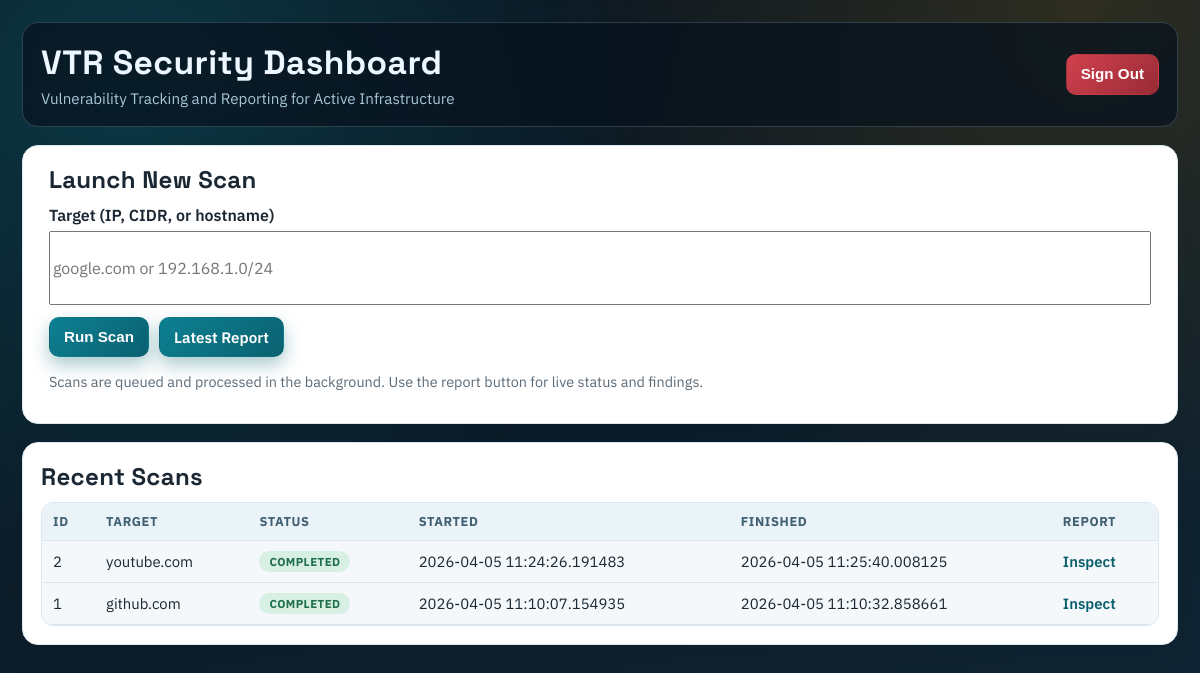
/ (signed in), run on an earlier commit of the app's database.
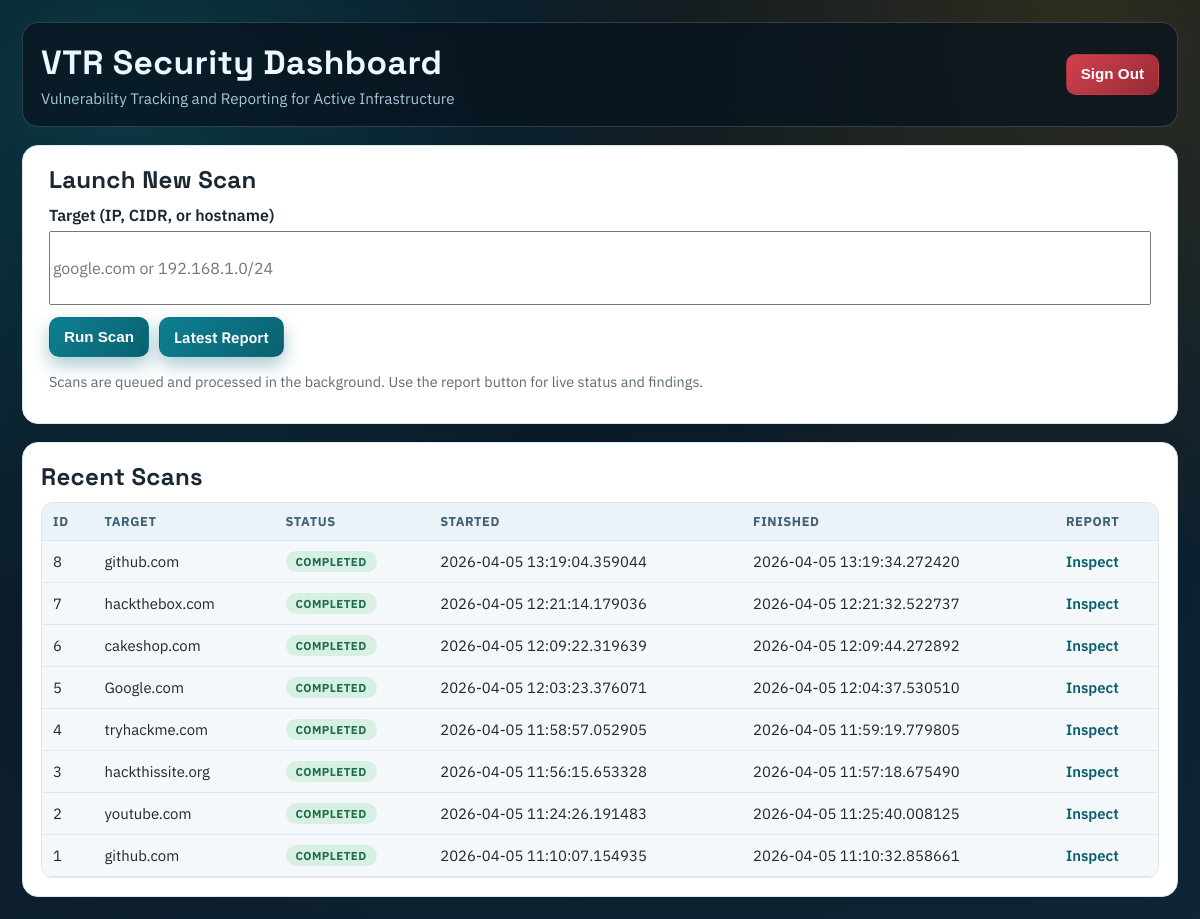
And on a later commit of the database.
### app/models.py (models this page shows)
class Scan(db.Model):
    __tablename__ = "scans"
    id = db.Column(db.Integer, primary_key=True)
    target = db.Column(db.String(256), nullable=False)
    started_at = db.Column(db.DateTime, default=datetime.utcnow)
    finished_at = db.Column(db.DateTime, nullable=True)
    raw_xml = db.Column(db.Text, nullable=True)  # optional: keep xml for debugging
    hosts = db.relationship("Host", backref="scan", cascade="all, delete-orphan")
    findings = db.relationship("VulnerabilityFinding", backref="scan", cascade="all, delete-orphan")

### app/routes.py (the view, shortened to what this page needs)
@main.route("/", methods=["GET", "POST"])
@login_required
def home():
    if request.method == "GET":
        recent = Scan.query.order_by(Scan.started_at.desc()).limit(10).all()
        requested_scan_id = request.args.get("scan_id", type=int)
        preferred_scan_id = None
        if requested_scan_id is not None:
            requested_scan = Scan.query.get(requested_scan_id)
            if requested_scan is not None:
                preferred_scan_id = requested_scan.id
        if preferred_scan_id is None:
            for s in recent:
                if _scan_status(s) in {"queued", "running"}:
                    preferred_scan_id = s.id
                    break
        if preferred_scan_id is None:
            for s in recent:
                if _scan_status(s) == "completed":
                    preferred_scan_id = s.id
                    break
        recent_list = [
            {
                "id": s.id,
                "target": s.target,
                "started_at": s.started_at,
                "finished_at": s.finished_at,
                "status": _scan_status(s)
            }
            for s in recent
        ]
        return render_template(
            "home.html",
            recent_scans=recent_list,
            preferred_scan_id=preferred_scan_id,
        )

### app/routes.py (called while the page is built)
def _scan_status(scan):
    raw_xml = scan.raw_xml or ""
    if scan.finished_at is None:
        if raw_xml.startswith("STATUS:RUNNING"):
            return "running"
        return "queued"
    if "\n\nERROR:" in raw_xml or raw_xml.startswith("ERROR:"):
        return "failed"
    return "completed"

def _is_authenticated():
    return bool(session.get("authenticated"))

def login_required(view_func):
    @wraps(view_func)
    def wrapper(*args, **kwargs):
        if _is_authenticated():
            return view_func(*args, **kwargs)
        flash("Please sign in to continue", "danger")
        return redirect(url_for("main.login", next=request.path))
    return wrapper

### app/templates/home.html (shortened to what this page needs)
<!doctype html>
<html>
<head>
</head>
<body>
  <div class="layout">
    <header class="topbar">
      <div>
        <h1 class="title">VTR Security Dashboard</h1>
        <p class="subtitle">Vulnerability Tracking and Reporting for Active Infrastructure</p>
      </div>
      <form action="{{ url_for('main.logout') }}" method="post">
        <button class="signout" type="submit">Sign Out</button>
      </form>
    </header>
    <main class="shell">
      <section class="card scan-card">
        <h2>Launch New Scan</h2>
        <form id="scanForm" action="{{ url_for('main.home') }}" method="post">
          <div class="target-wrap">
            <label for="target">Target (IP, CIDR, or hostname)</label>
            <input id="target" name="target" placeholder="google.com or 192.168.1.0/24" required />
            <div class="actions">
              <button id="submitBtn" type="submit">Run Scan</button>
              {% if preferred_scan_id %}
                <a id="reportBtn" class="btn-link" href="{{ url_for('main.report', scan_id=preferred_scan_id) }}">Latest Report</a>
              {% else %}
                <a id="reportBtn" class="btn-link btn-disabled" href="#" aria-disabled="true">Latest Report</a>
              {% endif %}
            </div>
          </div>
        </form>
        <p class="muted small">Scans are queued and processed in the background. Use the report button for live status and findings.</p>
      </section>
      <section class="card">
        <h2>Recent Scans</h2>
        {% if recent_scans %}
          <div class="table-wrap">
            <table>
              <thead><tr><th>ID</th><th>Target</th><th>Status</th><th>Started</th><th>Finished</th><th>Report</th></tr></thead>
              <tbody>
                {% for s in recent_scans %}
                <tr>
                  <td>{{ s.id }}</td>
                  <td>{{ s.target }}</td>
                  <td><span class="status status-{{ s.status }}">{{ s.status }}</span></td>
                  <td>{{ s.started_at }}</td>
                  <td>{{ s.finished_at or "In progress" }}</td>
                  <td><a class="view-link" href="{{ url_for('main.report', scan_id=s.id) }}">Inspect</a></td>
                </tr>
                {% endfor %}
              </tbody>
            </table>
          </div>
        {% else %}
          <p class="muted">No scans yet. Start one above.</p>
        {% endif %}
      </section>
    </main>
  </div>
</body>
</html>

### app/templates/home.html (style rules this page uses)
:root { --bg-0: #09131d; --bg-1: #102636; --panel: #ffffff; --panel-muted: #f4f8fb; --text-main: #1b2833; --text-soft: #5c6b77; --brand: #0d8092; --brand-strong: #0a6170; --danger: #cf2f3d; --border: #dde7ef; --shadow: 0 10px 30px rgba(6, 23, 36, 0.12); }
* { box-sizing: border-box; }
body { margin: 0; font-family: "IBM Plex Sans", sans-serif; color: var(--text-main); background: radial-gradient(circle at 10% 10%, rgba(16, 161, 180, 0.25), transparent 40%), radial-gradient(circle at 90% 0%, rgba(255, 166, 0, 0.14), transparent 40%), linear-gradient(160deg, var(--bg-0), var(--bg-1)); min-height: 100vh; padding: 22px; }
.layout { max-width: 1420px; margin: 0 auto; display: grid; gap: 18px; }
.topbar { background: rgba(7, 19, 30, 0.72); border: 1px solid rgba(196, 223, 241, 0.2); border-radius: 16px; padding: 18px; color: #ecf7ff; display: flex; justify-content: space-between; align-items: center; backdrop-filter: blur(5px); animation: riseIn 420ms ease; }
.title { margin: 0; font-family: "Space Grotesk", sans-serif; font-size: clamp(1.4rem, 2.8vw, 2.1rem); letter-spacing: 0.4px; }
.subtitle { margin: 4px 0 0; color: #a8c6d8; font-size: 0.95rem; }
.shell { display: grid; grid-template-columns: 1fr; gap: 18px; }
.card { background: var(--panel); border: 1px solid var(--border); border-radius: 16px; padding: 18px; box-shadow: var(--shadow); animation: riseIn 460ms ease; }
.card h2 { margin: 0 0 10px; font-family: "Space Grotesk", sans-serif; letter-spacing: 0.3px; }
#scanForm { width: 100%; }
label { display: block; margin-bottom: 6px; font-weight: 600; }
.target-wrap { width: 100%; max-width: none; margin: 0; }
.scan-card { padding-left: 26px; padding-right: 26px; }
.scan-card #scanForm { width: 100% !important; max-width: none !important; }
.scan-card .target-wrap { width: 100% !important; max-width: none !important; }
input#target, input#target::placeholder { font-family: "IBM Plex Sans", sans-serif !important; }
.scan-card input#target { width: 100% !important; max-width: none !important; min-height: 74px; padding-top: 14px; padding-bottom: 14px; font-size: 1rem; }
.actions { margin-top: 12px; display: flex; gap: 10px; align-items: center; justify-content: flex-start; flex-wrap: wrap; }
button, .btn-link { padding: 10px 14px; border-radius: 10px; border: 1px solid transparent; font-weight: 600; font-size: 0.95rem; line-height: 1.2; cursor: pointer; text-decoration: none; transition: transform 160ms ease, box-shadow 160ms ease, background 160ms ease; }
button { color: #fff; background: linear-gradient(135deg, var(--brand), var(--brand-strong)); box-shadow: 0 8px 18px rgba(11, 102, 117, 0.35); }
.btn-link { display: inline-flex; align-items: center; color: #fff; background: linear-gradient(135deg, var(--brand), var(--brand-strong)); box-shadow: 0 8px 18px rgba(11, 102, 117, 0.35); }
.signout { color: #fff; background: linear-gradient(135deg, #d1414e, #982b35); box-shadow: none; }
.table-wrap { overflow-x: auto; border: 1px solid var(--border); border-radius: 12px; background: var(--panel-muted); }
table { width: 100%; border-collapse: collapse; min-width: 660px; }
th, td { padding: 10px 11px; text-align: left; border-bottom: 1px solid #dce7ee; font-size: 0.93rem; }
th { font-size: 0.8rem; text-transform: uppercase; letter-spacing: 0.6px; color: #406072; background: #eaf3f8; position: sticky; top: 0; z-index: 1; }
.status { border-radius: 999px; display: inline-block; font-weight: 700; padding: 3px 10px; text-transform: uppercase; font-size: 0.72rem; letter-spacing: 0.4px; }
.status-completed { background: #d8f0e3; color: #1f6f4c; }
.muted { color: var(--text-soft); font-size: 0.9em; }
.small { font-size: 0.9em; }
.view-link { color: #0a5f6d; font-weight: 600; text-decoration: none; }

What changed in the data, as far as the page shows it:
added Scan: id "8", target "github.com", status "COMPLETED", started_at "2026-04-05 13:19:04.359044", finished_at "2026-04-05 13:19:34.272420"
added Scan: id "7", target "hackthebox.com", status "COMPLETED", started_at "2026-04-05 12:21:14.179036", finished_at "2026-04-05 12:21:32.522737"
added Scan: id "6", target "cakeshop.com", status "COMPLETED", started_at "2026-04-05 12:09:22.319639", finished_at "2026-04-05 12:09:44.272892"
added Scan: id "5", target "Google.com", status "COMPLETED", started_at "2026-04-05 12:03:23.376071", finished_at "2026-04-05 12:04:37.530510"
added Scan: id "4", target "tryhackme.com", status "COMPLETED", started_at "2026-04-05 11:58:57.052905", finished_at "2026-04-05 11:59:19.779805"
added Scan: id "3", target "hackthissite.org", status "COMPLETED", started_at "2026-04-05 11:56:15.653328", finished_at "2026-04-05 11:57:18.675490"
